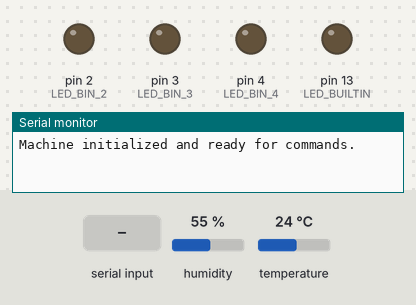
A sketch run on a simulated Arduino Uno, built with avr-gcc and run on an emulated ATmega328P. Shown: output pins drawn as LEDs (lit = HIGH), the last lines printed to the serial monitor. Dashed ring = blinking. The inputs (shaded band) are chosen by the test bench; at power-on: humidity 55 %, temperature 24 °C. Pins used as bus, display or sensor lines are not drawn.

Above: at 1.2 s.
1.3 s: "OP,1\n" received over Serial
At 1.4 s:
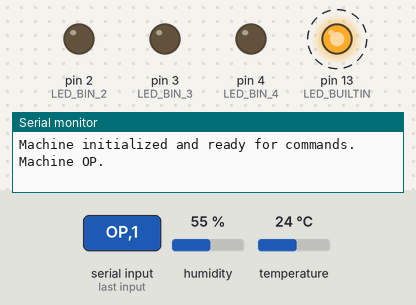
4.3 s: "ON,1,1,1,1,1\n" received over Serial
At 6.5 s:
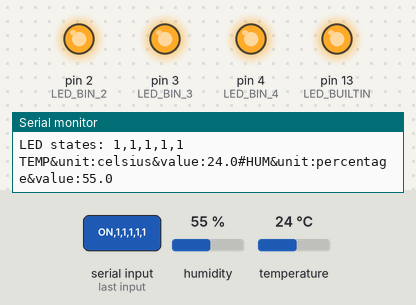
6.8 s: "OP,150\n" received over Serial
At 9.5 s:
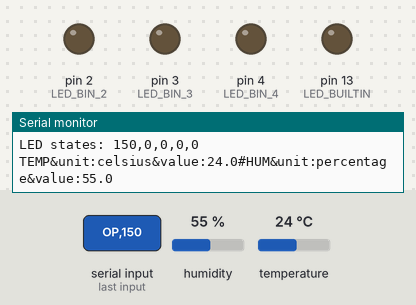
9.8 s: "ON,1\n" received over Serial
At 12.2 s:
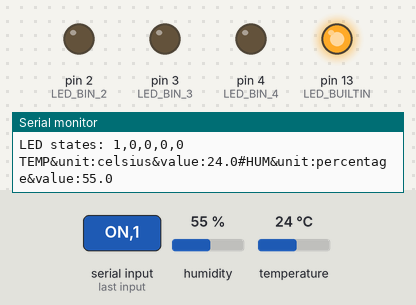
Timing chart, 0 to 13.7 s (numbered marks = the images above; inputs shaded):
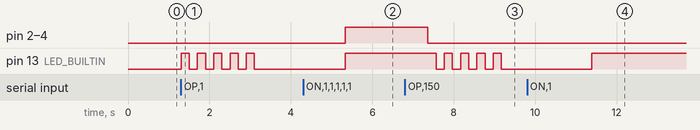

The sketch:

machine.ino
```cpp
#include "DHT.h" // Library for DHT sensor

// Define pins for binary LEDs (5 external LEDs for binary representation)
#define LED_BIN_0 0  // Binary LED (bit 0)
#define LED_BIN_1 1  // Binary LED (bit 1)
#define LED_BIN_2 2 // Binary LED (bit 2)
#define LED_BIN_3 3 // Binary LED (bit 3)
#define LED_BIN_4 4 // Binary LED (bit 4)

// DHT sensor setup
#define DHT_PIN 5       // GPIO pin for DHT sensor
#define DHT_TYPE DHT11   // Use DHT11 or DHT22 based on your sensor
DHT dht(DHT_PIN, DHT_TYPE); // Initialize the DHT sensor

// Function to update the built-in LED for machine state
void update_machine_state(String state) {
    if (state == "OFF") {
        digitalWrite(LED_BUILTIN, LOW); // Turn OFF LED
        Serial.println("Machine OFF.");
    } else if (state == "ON") {
        digitalWrite(LED_BUILTIN, HIGH); // Turn ON LED
        Serial.println("Machine ON.");
    }
}

// Function to control binary LEDs
void update_leds(int bits[]) {
    digitalWrite(LED_BIN_0, bits[0]);
    digitalWrite(LED_BIN_1, bits[1]);
    digitalWrite(LED_BIN_2, bits[2]);
    digitalWrite(LED_BIN_3, bits[3]);
    digitalWrite(LED_BIN_4, bits[4]);

    // Log the LED states
    Serial.print("LED states: ");
    for (int i = 0; i < 5; i++) {
        Serial.print(bits[i]);
        if (i < 4) Serial.print(",");
    }
    Serial.println();
}

// Function to read and send temperature and humidity
void send_temp_humidity() {
    float temp = dht.readTemperature(); // Read temperature in Celsius
    float hum = dht.readHumidity();    // Read humidity in percentage

    // Check if reading is valid
    if (isnan(temp) || isnan(hum)) {
        Serial.println("Error reading temperature or humidity.");
        return;
    }

    // Format and send the data
    String data = "TEMP&unit:celsius&value:" + String(temp, 1) +
                  "#HUM&unit:percentage&value:" + String(hum, 1);
    Serial.println(data);
}

// Function to make the built-in LED blink
void blink_builtin_led(int times, int duration_ms) {
    for (int i = 0; i < times; i++) {
        digitalWrite(LED_BUILTIN, HIGH);
        delay(duration_ms);
        digitalWrite(LED_BUILTIN, LOW);
        delay(duration_ms);
    }
}

// Arduino setup function (runs once)
void setup() {
    // Initialize serial communication
    Serial.begin(9600);

    // Initialize binary LEDs
    pinMode(LED_BIN_0, OUTPUT);
    pinMode(LED_BIN_1, OUTPUT);
    pinMode(LED_BIN_2, OUTPUT);
    pinMode(LED_BIN_3, OUTPUT);
    pinMode(LED_BIN_4, OUTPUT);

    // Initialize built-in LED for machine state
    pinMode(LED_BUILTIN, OUTPUT);

    // Turn off all LEDs initially
    digitalWrite(LED_BIN_0, LOW);
    digitalWrite(LED_BIN_1, LOW);
    digitalWrite(LED_BIN_2, LOW);
    digitalWrite(LED_BIN_3, LOW);
    digitalWrite(LED_BIN_4, LOW);
    digitalWrite(LED_BUILTIN, LOW);

    // Initialize DHT sensor
    dht.begin();
    Serial.println("Machine initialized and ready for commands.");
}

// Arduino loop function (runs continuously)
void loop() {
    // Check if there is data available on the serial input
    if (Serial.available() > 0) {
        String command = Serial.readStringUntil('\n'); // Read command
        command.trim(); // Remove trailing spaces or newline characters

        // Parse the command (new format: "ON,1,1,1,1,1")
        int commaIndex = command.indexOf(',');

        if (commaIndex > 0) {
            String state = command.substring(0, commaIndex); // Extract STATE (ON/OFF/OP)

            // Extract binary bits
            int bits[5] = {0, 0, 0, 0, 0};
            int currentIndex = commaIndex + 1;
            for (int i = 0; i < 5; i++) {
                int nextComma = command.indexOf(',', currentIndex);
                if (nextComma == -1) nextComma = command.length();
                bits[i] = command.substring(currentIndex, nextComma).toInt();
                currentIndex = nextComma + 1;
            }

            // Handle OP command
            if (state == "OP") {
              Serial.println("Machine OP.");
              blink_builtin_led(5, 200); // Blink the built-in LED 5 times with 200ms intervals
            }

            // Update machine state and LEDs
            update_machine_state(state);
            update_leds(bits);

            send_temp_humidity();     // Send temperature and humidity

            // Wait 2 seconds and turn off LEDs
            delay(2000);
            digitalWrite(LED_BIN_0, LOW);
            digitalWrite(LED_BIN_1, LOW);
            digitalWrite(LED_BIN_2, LOW);
            digitalWrite(LED_BIN_3, LOW);
            digitalWrite(LED_BIN_4, LOW);
        } else {
            Serial.println("Invalid command format.");
        }
    }
}
```

Measured:
- after the input at 1.3 s, pin 13 (LED_BUILTIN): alternates HIGH for 0.20 s and LOW for 0.20 s, 10 changes in all, then stays LOW, starting at once
- after the input at 4.3 s, pin 2 (LED_BIN_2), pin 3 (LED_BIN_3), pin 4 (LED_BIN_4), pin 13 (LED_BUILTIN): LOW → HIGH after 1.0 s
- after the input at 6.8 s, pin 13 (LED_BUILTIN): alternates HIGH for 0.20 s and LOW for 0.20 s, 9 changes in all, then stays LOW, starting after 0.77 s
- after the input at 9.8 s, pin 13 (LED_BUILTIN): LOW → HIGH after 1.6 s
